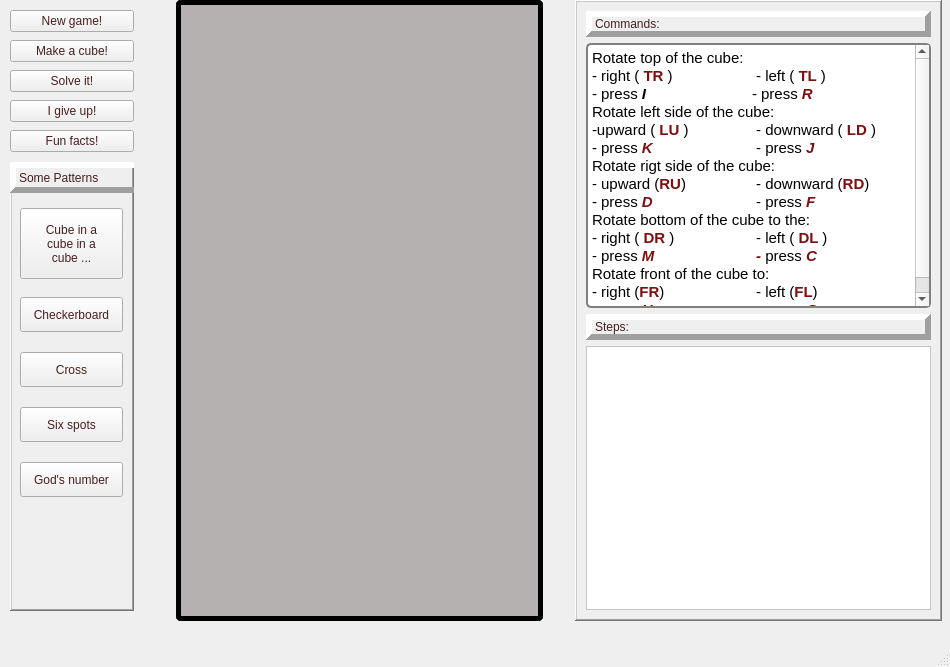
<?xml version="1.0" encoding="UTF-8"?>
<ui version="4.0">
 <class>rubik</class>
 <widget class="QMainWindow" name="rubik">
  <property name="geometry">
   <rect>
    <x>0</x>
    <y>0</y>
    <width>950</width>
    <height>667</height>
   </rect>
  </property>
  <property name="windowTitle">
   <string>rubik</string>
  </property>
  <widget class="QWidget" name="centralwidget">
   <widget class="QGroupBox" name="rubick_group_box">
    <property name="enabled">
     <bool>true</bool>
    </property>
    <property name="geometry">
     <rect>
      <x>176</x>
      <y>0</y>
      <width>367</width>
      <height>621</height>
     </rect>
    </property>
    <property name="sizePolicy">
     <sizepolicy hsizetype="Expanding" vsizetype="Preferred">
      <horstretch>0</horstretch>
      <verstretch>0</verstretch>
     </sizepolicy>
    </property>
    <property name="minimumSize">
     <size>
      <width>200</width>
      <height>300</height>
     </size>
    </property>
    <property name="styleSheet">
     <string notr="true">QGroupBox {
background-color: rgb(181, 177, 177);
border: 5px solid black;
border-radius: 5px;
margin-top: 1ex; /* leave space at the top for the title */
}</string>
    </property>
    <property name="title">
     <string/>
    </property>
   </widget>
   <widget class="QFrame" name="frame_3">
    <property name="geometry">
     <rect>
      <x>575</x>
      <y>0</y>
      <width>367</width>
      <height>621</height>
     </rect>
    </property>
    <property name="frameShape">
     <enum>QFrame::WinPanel</enum>
    </property>
    <property name="frameShadow">
     <enum>QFrame::Raised</enum>
    </property>
    <layout class="QVBoxLayout" name="verticalLayout_2">
     <property name="spacing">
      <number>6</number>
     </property>
     <item>
      <widget class="QLabel" name="label_2">
       <property name="styleSheet">
        <string notr="true">font: 75 italic 18pt &quot;URW Chancery L&quot;;
color: rgb(71, 31, 31);</string>
       </property>
       <property name="frameShape">
        <enum>QFrame::Panel</enum>
       </property>
       <property name="frameShadow">
        <enum>QFrame::Raised</enum>
       </property>
       <property name="lineWidth">
        <number>6</number>
       </property>
       <property name="midLineWidth">
        <number>10</number>
       </property>
       <property name="text">
        <string>Commands:</string>
       </property>
      </widget>
     </item>
     <item>
      <widget class="QTextBrowser" name="Game_explained">
       <property name="styleSheet">
        <string notr="true">QTextBrowser {
background-color: rgb(255, 255, 255);
 border: 2px solid gray;
 border-radius: 5px;
 margin-top: 1ex; /* leave space at the top for the title */
}</string>
       </property>
       <property name="html">
        <string>&lt;!DOCTYPE HTML PUBLIC &quot;-//W3C//DTD HTML 4.0//EN&quot; &quot;http://www.w3.org/TR/REC-html40/strict.dtd&quot;&gt;
&lt;html&gt;&lt;head&gt;&lt;meta name=&quot;qrichtext&quot; content=&quot;1&quot; /&gt;&lt;style type=&quot;text/css&quot;&gt;
p, li { white-space: pre-wrap; }
&lt;/style&gt;&lt;/head&gt;&lt;body style=&quot; font-family:'Ubuntu'; font-size:11pt; font-weight:400; font-style:normal;&quot;&gt;
&lt;p style=&quot; margin-top:0px; margin-bottom:0px; margin-left:0px; margin-right:0px; -qt-block-indent:0; text-indent:0px;&quot;&gt;Rotate top of the cube: &lt;/p&gt;
&lt;p style=&quot; margin-top:0px; margin-bottom:0px; margin-left:0px; margin-right:0px; -qt-block-indent:0; text-indent:0px;&quot;&gt;- right ( &lt;span style=&quot; font-weight:600; color:#7c0f0f;&quot;&gt;TR&lt;/span&gt; )          	 - left ( &lt;span style=&quot; font-weight:600; color:#7c0f0f;&quot;&gt;TL &lt;/span&gt;)&lt;/p&gt;
&lt;p style=&quot; margin-top:0px; margin-bottom:0px; margin-left:0px; margin-right:0px; -qt-block-indent:0; text-indent:0px;&quot;&gt;- press &lt;span style=&quot; font-weight:600; font-style:italic;&quot;&gt;I                  	&lt;/span&gt;- press &lt;span style=&quot; font-weight:600; font-style:italic; color:#7c0f0f;&quot;&gt;R&lt;/span&gt;&lt;/p&gt;
&lt;p style=&quot; margin-top:0px; margin-bottom:0px; margin-left:0px; margin-right:0px; -qt-block-indent:0; text-indent:0px;&quot;&gt;Rotate left side of the cube:&lt;/p&gt;
&lt;p style=&quot; margin-top:0px; margin-bottom:0px; margin-left:0px; margin-right:0px; -qt-block-indent:0; text-indent:0px;&quot;&gt;-upward ( &lt;span style=&quot; font-weight:600; color:#7c0f0f;&quot;&gt;LU &lt;/span&gt;)      	 - downward ( &lt;span style=&quot; font-weight:600; color:#7c0f0f;&quot;&gt;LD&lt;/span&gt; )&lt;/p&gt;
&lt;p style=&quot; margin-top:0px; margin-bottom:0px; margin-left:0px; margin-right:0px; -qt-block-indent:0; text-indent:0px;&quot;&gt;- press &lt;span style=&quot; font-weight:600; font-style:italic; color:#7c0f0f;&quot;&gt;K                 	 &lt;/span&gt;- press &lt;span style=&quot; font-weight:600; font-style:italic; color:#7c0f0f;&quot;&gt;J&lt;/span&gt;&lt;/p&gt;
&lt;p style=&quot; margin-top:0px; margin-bottom:0px; margin-left:0px; margin-right:0px; -qt-block-indent:0; text-indent:0px;&quot;&gt;Rotate rigt side of the cube:&lt;/p&gt;
&lt;p style=&quot; margin-top:0px; margin-bottom:0px; margin-left:0px; margin-right:0px; -qt-block-indent:0; text-indent:0px;&quot;&gt;- upward (&lt;span style=&quot; font-weight:600; color:#7c0f0f;&quot;&gt;RU&lt;/span&gt;)       	 - downward (&lt;span style=&quot; font-weight:600; color:#7c0f0f;&quot;&gt;RD&lt;/span&gt;)&lt;/p&gt;
&lt;p style=&quot; margin-top:0px; margin-bottom:0px; margin-left:0px; margin-right:0px; -qt-block-indent:0; text-indent:0px;&quot;&gt;- press &lt;span style=&quot; font-weight:600; font-style:italic; color:#7c0f0f;&quot;&gt;D                	 &lt;/span&gt;- press &lt;span style=&quot; font-weight:600; font-style:italic; color:#7c0f0f;&quot;&gt;F&lt;/span&gt;&lt;/p&gt;
&lt;p style=&quot; margin-top:0px; margin-bottom:0px; margin-left:0px; margin-right:0px; -qt-block-indent:0; text-indent:0px;&quot;&gt;Rotate bottom of the cube to the:&lt;/p&gt;
&lt;p style=&quot; margin-top:0px; margin-bottom:0px; margin-left:0px; margin-right:0px; -qt-block-indent:0; text-indent:0px;&quot;&gt;- right ( &lt;span style=&quot; font-weight:600; color:#7c0f0f;&quot;&gt;DR&lt;/span&gt; )          	 - left ( &lt;span style=&quot; font-weight:600; color:#7c0f0f;&quot;&gt;DL &lt;/span&gt;)&lt;/p&gt;
&lt;p style=&quot; margin-top:0px; margin-bottom:0px; margin-left:0px; margin-right:0px; -qt-block-indent:0; text-indent:0px;&quot;&gt;- press &lt;span style=&quot; font-weight:600; font-style:italic; color:#7c0f0f;&quot;&gt;M               	 - &lt;/span&gt;press &lt;span style=&quot; font-weight:600; font-style:italic; color:#7c0f0f;&quot;&gt;C&lt;/span&gt;&lt;/p&gt;
&lt;p style=&quot; margin-top:0px; margin-bottom:0px; margin-left:0px; margin-right:0px; -qt-block-indent:0; text-indent:0px;&quot;&gt;Rotate front of the cube to:&lt;/p&gt;
&lt;p style=&quot; margin-top:0px; margin-bottom:0px; margin-left:0px; margin-right:0px; -qt-block-indent:0; text-indent:0px;&quot;&gt;- right (&lt;span style=&quot; font-weight:600; color:#7c0f0f;&quot;&gt;FR&lt;/span&gt;)             	 - left (&lt;span style=&quot; font-weight:600; color:#7c0f0f;&quot;&gt;FL&lt;/span&gt;)&lt;/p&gt;
&lt;p style=&quot; margin-top:0px; margin-bottom:0px; margin-left:0px; margin-right:0px; -qt-block-indent:0; text-indent:0px;&quot;&gt;- press &lt;span style=&quot; font-weight:600; font-style:italic; color:#7c0f0f;&quot;&gt;H	          	 - &lt;/span&gt;press &lt;span style=&quot; font-weight:600; font-style:italic; color:#7c0f0f;&quot;&gt;G&lt;/span&gt;&lt;/p&gt;&lt;/body&gt;&lt;/html&gt;</string>
       </property>
      </widget>
     </item>
     <item>
      <widget class="QLabel" name="label">
       <property name="styleSheet">
        <string notr="true">font: 75 italic 18pt &quot;URW Chancery L&quot;;
color: rgb(71, 31, 31);</string>
       </property>
       <property name="frameShape">
        <enum>QFrame::Panel</enum>
       </property>
       <property name="frameShadow">
        <enum>QFrame::Raised</enum>
       </property>
       <property name="lineWidth">
        <number>6</number>
       </property>
       <property name="midLineWidth">
        <number>10</number>
       </property>
       <property name="text">
        <string>Steps:</string>
       </property>
      </widget>
     </item>
     <item>
      <widget class="QPlainTextEdit" name="write_steps">
       <property name="styleSheet">
        <string notr="true">background-color: rgb(255, 255, 255);</string>
       </property>
      </widget>
     </item>
    </layout>
   </widget>
   <widget class="QFrame" name="frame">
    <property name="geometry">
     <rect>
      <x>0</x>
      <y>0</y>
      <width>144</width>
      <height>621</height>
     </rect>
    </property>
    <layout class="QVBoxLayout" name="verticalLayout_3">
     <property name="spacing">
      <number>0</number>
     </property>
     <property name="leftMargin">
      <number>10</number>
     </property>
     <property name="topMargin">
      <number>10</number>
     </property>
     <property name="rightMargin">
      <number>10</number>
     </property>
     <property name="bottomMargin">
      <number>10</number>
     </property>
     <item>
      <widget class="QPushButton" name="new_game_btn">
       <property name="styleSheet">
        <string notr="true">font: 75 italic 18pt &quot;URW Chancery L&quot;;
color: rgb(71, 31, 31);</string>
       </property>
       <property name="text">
        <string>New game!</string>
       </property>
      </widget>
     </item>
     <item>
      <spacer name="verticalSpacer">
       <property name="orientation">
        <enum>Qt::Vertical</enum>
       </property>
       <property name="sizeType">
        <enum>QSizePolicy::Fixed</enum>
       </property>
       <property name="sizeHint" stdset="0">
        <size>
         <width>20</width>
         <height>8</height>
        </size>
       </property>
      </spacer>
     </item>
     <item>
      <widget class="QPushButton" name="make_cube_btn">
       <property name="styleSheet">
        <string notr="true">font: 75 italic 18pt &quot;URW Chancery L&quot;;
color: rgb(71, 31, 31);</string>
       </property>
       <property name="text">
        <string>Make a cube!</string>
       </property>
      </widget>
     </item>
     <item>
      <spacer name="verticalSpacer_2">
       <property name="orientation">
        <enum>Qt::Vertical</enum>
       </property>
       <property name="sizeType">
        <enum>QSizePolicy::Fixed</enum>
       </property>
       <property name="sizeHint" stdset="0">
        <size>
         <width>20</width>
         <height>8</height>
        </size>
       </property>
      </spacer>
     </item>
     <item>
      <widget class="QPushButton" name="solve_it_btn">
       <property name="styleSheet">
        <string notr="true">font: 75 italic 18pt &quot;URW Chancery L&quot;;
color: rgb(71, 31, 31);</string>
       </property>
       <property name="text">
        <string>Solve it!</string>
       </property>
      </widget>
     </item>
     <item>
      <spacer name="verticalSpacer_3">
       <property name="orientation">
        <enum>Qt::Vertical</enum>
       </property>
       <property name="sizeType">
        <enum>QSizePolicy::Fixed</enum>
       </property>
       <property name="sizeHint" stdset="0">
        <size>
         <width>20</width>
         <height>8</height>
        </size>
       </property>
      </spacer>
     </item>
     <item>
      <widget class="QPushButton" name="I_give_up">
       <property name="styleSheet">
        <string notr="true">font: 75 italic 18pt &quot;URW Chancery L&quot;;
color: rgb(71, 31, 31);</string>
       </property>
       <property name="text">
        <string>I give up!</string>
       </property>
      </widget>
     </item>
     <item>
      <spacer name="verticalSpacer_4">
       <property name="orientation">
        <enum>Qt::Vertical</enum>
       </property>
       <property name="sizeType">
        <enum>QSizePolicy::Fixed</enum>
       </property>
       <property name="sizeHint" stdset="0">
        <size>
         <width>20</width>
         <height>8</height>
        </size>
       </property>
      </spacer>
     </item>
     <item>
      <widget class="QPushButton" name="FunFacts">
       <property name="styleSheet">
        <string notr="true">font: 75 italic 18pt &quot;URW Chancery L&quot;;
color: rgb(71, 31, 31);</string>
       </property>
       <property name="text">
        <string>Fun facts!</string>
       </property>
      </widget>
     </item>
     <item>
      <spacer name="verticalSpacer_5">
       <property name="orientation">
        <enum>Qt::Vertical</enum>
       </property>
       <property name="sizeType">
        <enum>QSizePolicy::Fixed</enum>
       </property>
       <property name="sizeHint" stdset="0">
        <size>
         <width>20</width>
         <height>10</height>
        </size>
       </property>
      </spacer>
     </item>
     <item>
      <widget class="QFrame" name="frame_2">
       <property name="frameShape">
        <enum>QFrame::WinPanel</enum>
       </property>
       <property name="frameShadow">
        <enum>QFrame::Raised</enum>
       </property>
       <widget class="QLabel" name="label_3">
        <property name="geometry">
         <rect>
          <x>0</x>
          <y>0</y>
          <width>135</width>
          <height>31</height>
         </rect>
        </property>
        <property name="styleSheet">
         <string notr="true">font: 75 italic 14pt &quot;URW Chancery L&quot;;
color: rgb(71, 31, 31);</string>
        </property>
        <property name="frameShape">
         <enum>QFrame::Panel</enum>
        </property>
        <property name="frameShadow">
         <enum>QFrame::Raised</enum>
        </property>
        <property name="lineWidth">
         <number>6</number>
        </property>
        <property name="midLineWidth">
         <number>10</number>
        </property>
        <property name="text">
         <string>Some Patterns</string>
        </property>
       </widget>
       <widget class="QPushButton" name="god_btn">
        <property name="geometry">
         <rect>
          <x>10</x>
          <y>300</y>
          <width>103</width>
          <height>35</height>
         </rect>
        </property>
        <property name="styleSheet">
         <string notr="true">font: 75 italic 13pt &quot;URW Chancery L&quot;;
color: rgb(71, 31, 31);</string>
        </property>
        <property name="text">
         <string>God's number</string>
        </property>
       </widget>
       <widget class="QPushButton" name="six_spots_btn">
        <property name="geometry">
         <rect>
          <x>10</x>
          <y>245</y>
          <width>103</width>
          <height>35</height>
         </rect>
        </property>
        <property name="styleSheet">
         <string notr="true">font: 75 italic 13pt &quot;URW Chancery L&quot;;
color: rgb(71, 31, 31);</string>
        </property>
        <property name="text">
         <string>Six spots</string>
        </property>
       </widget>
       <widget class="QPushButton" name="cube_in_cube_btn">
        <property name="geometry">
         <rect>
          <x>10</x>
          <y>46</y>
          <width>103</width>
          <height>71</height>
         </rect>
        </property>
        <property name="styleSheet">
         <string notr="true">font: 75 italic 13pt &quot;URW Chancery L&quot;;
color: rgb(71, 31, 31);</string>
        </property>
        <property name="text">
         <string>Cube in a 
cube in a
cube ...</string>
        </property>
       </widget>
       <widget class="QPushButton" name="cross_btn">
        <property name="geometry">
         <rect>
          <x>10</x>
          <y>190</y>
          <width>103</width>
          <height>35</height>
         </rect>
        </property>
        <property name="styleSheet">
         <string notr="true">font: 75 italic 13pt &quot;URW Chancery L&quot;;
color: rgb(71, 31, 31);</string>
        </property>
        <property name="text">
         <string>Cross</string>
        </property>
       </widget>
       <widget class="QPushButton" name="checkerboard_btn">
        <property name="geometry">
         <rect>
          <x>10</x>
          <y>135</y>
          <width>103</width>
          <height>35</height>
         </rect>
        </property>
        <property name="styleSheet">
         <string notr="true">font: 75 italic 13pt &quot;URW Chancery L&quot;;
color: rgb(71, 31, 31);</string>
        </property>
        <property name="text">
         <string>Checkerboard</string>
        </property>
       </widget>
      </widget>
     </item>
    </layout>
   </widget>
  </widget>
  <widget class="QMenuBar" name="menubar">
   <property name="geometry">
    <rect>
     <x>0</x>
     <y>0</y>
     <width>950</width>
     <height>22</height>
    </rect>
   </property>
  </widget>
  <widget class="QStatusBar" name="statusbar"/>
 </widget>
 <resources/>
 <connections/>
</ui>
